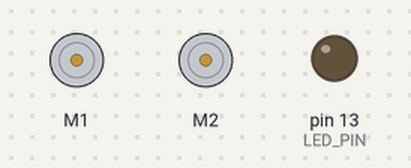
The sketch below on a simulated Arduino Uno, built with avr-gcc and run on an emulated ATmega328P. Shown: 2 × DC motor (green arrow = forward, orange = backward, longer = faster), output pins drawn as LEDs (lit = HIGH).

Above: at 7.4 s.
Timing chart, 0 to 10.0 s (numbered marks = the images above):
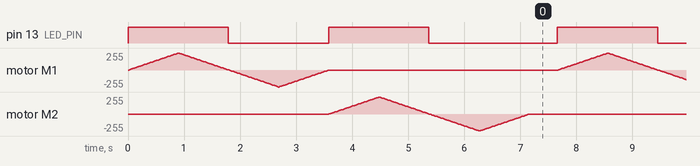

The sketch:

DRV8835MotorShieldDemo.ino
```cpp
#include <DRV8835MotorShield.h>

/*
 * This example uses the DRV8835MotorShield library to drive each motor with the
 * Pololu DRV8835 Dual Motor Driver Shield for Arduino forward, then backward.
 * The yellow user LED is on when a motor is set to a positive speed and off when
 * a motor is set to a negative speed.
 */

#define LED_PIN 13

DRV8835MotorShield motors;

void setup()
{
  pinMode(LED_PIN, OUTPUT);

  // uncomment one or both of the following lines if your motors' directions need to be flipped
  //motors.flipM1(true);
  //motors.flipM2(true);
}

void loop()
{
  // run M1 motor with positive speed

  digitalWrite(LED_PIN, HIGH);

  for (int speed = 0; speed <= 400; speed++)
  {
    motors.setM1Speed(speed);
    delay(2);
  }

  for (int speed = 400; speed >= 0; speed--)
  {
    motors.setM1Speed(speed);
    delay(2);
  }

  // run M1 motor with negative speed

  digitalWrite(LED_PIN, LOW);

  for (int speed = 0; speed >= -400; speed--)
  {
    motors.setM1Speed(speed);
    delay(2);
  }

  for (int speed = -400; speed <= 0; speed++)
  {
    motors.setM1Speed(speed);
    delay(2);
  }

  // run M2 motor with positive speed

  digitalWrite(LED_PIN, HIGH);

  for (int speed = 0; speed <= 400; speed++)
  {
    motors.setM2Speed(speed);
    delay(2);
  }

  for (int speed = 400; speed >= 0; speed--)
  {
    motors.setM2Speed(speed);
    delay(2);
  }

  // run M2 motor with negative speed

  digitalWrite(LED_PIN, LOW);

  for (int speed = 0; speed >= -400; speed--)
  {
    motors.setM2Speed(speed);
    delay(2);
  }

  for (int speed = -400; speed <= 0; speed++)
  {
    motors.setM2Speed(speed);
    delay(2);
  }

  delay(500);
}
```

Measured:
- by itself, pin 13 (LED_PIN): repeats every 7.7 s: LOW 1.8 s, HIGH 1.8 s, LOW 2.3 s, HIGH 1.8 s
